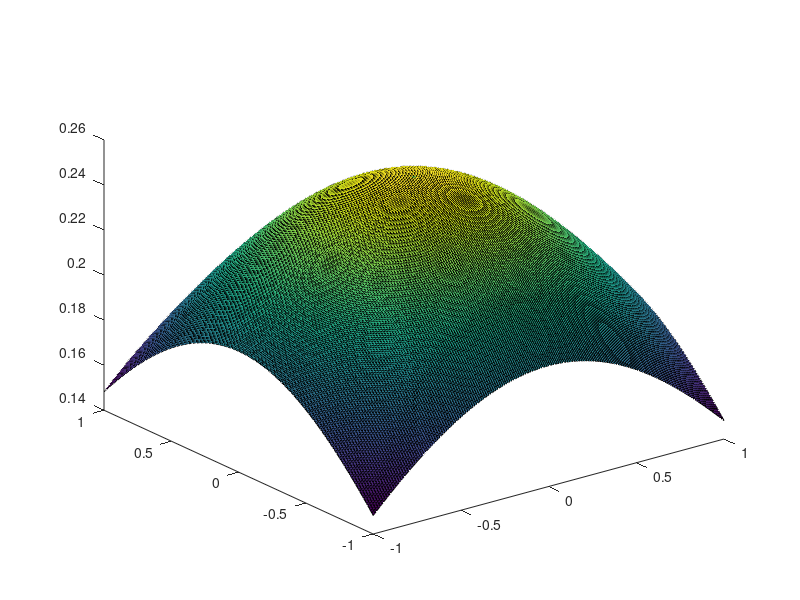

This figure's MATLAB source:
[X, Y] = meshgrid(-1:0.01:1, -1:0.01:1);

I = besselj(1, sqrt(X.^2 + Y.^2)).^2 ./ (X.^2 + Y.^2);
surface(X, Y, I);
view(3);

